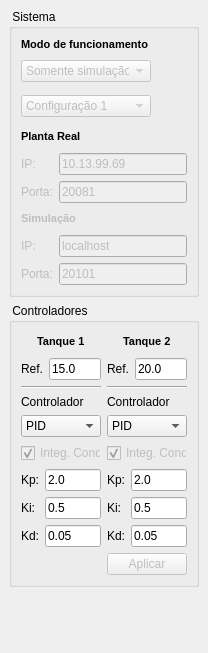
  <widget class="QDockWidget" name="dock">
   <property name="features">
    <set>QDockWidget::DockWidgetMovable|QDockWidget::DockWidgetVerticalTitleBar</set>
   </property>
   <property name="windowTitle">
    <string>Configurações</string>
   </property>
   <attribute name="dockWidgetArea">
    <number>1</number>
   </attribute>
   <widget class="QWidget" name="dockWidgetContents">
    <layout class="QGridLayout" name="gridLayout_5">
     <item row="0" column="0">
      <widget class="QGroupBox" name="group_comunicacao">
       <property name="minimumSize">
        <size>
         <width>190</width>
         <height>0</height>
        </size>
       </property>
       <property name="maximumSize">
        <size>
         <width>190</width>
         <height>16777215</height>
        </size>
       </property>
       <property name="title">
        <string> Sistema </string>
       </property>
       <layout class="QGridLayout" name="gridLayout_3">
        <item row="0" column="0" colspan="2">
         <widget class="QLabel" name="label_23">
          <property name="text">
           <string>&lt;!DOCTYPE HTML PUBLIC &quot;-//W3C//DTD HTML 4.0//EN&quot; &quot;http://www.w3.org/TR/REC-html40/strict.dtd&quot;&gt;
&lt;html&gt;&lt;head&gt;&lt;meta name=&quot;qrichtext&quot; content=&quot;1&quot; /&gt;&lt;style type=&quot;text/css&quot;&gt;
p, li { white-space: pre-wrap; }
&lt;/style&gt;&lt;/head&gt;&lt;body style=&quot; font-family:'MS Shell Dlg 2'; font-size:8.25pt; font-weight:400; font-style:normal;&quot;&gt;
&lt;p style=&quot; margin-top:0px; margin-bottom:0px; margin-left:0px; margin-right:0px; -qt-block-indent:0; text-indent:0px;&quot;&gt;&lt;span style=&quot; font-size:8pt; font-weight:600;&quot;&gt;Modo de funcionamento&lt;/span&gt;&lt;/p&gt;&lt;/body&gt;&lt;/html&gt;</string>
          </property>
         </widget>
        </item>
        <item row="1" column="0" colspan="2">
         <layout class="QHBoxLayout" name="horizontalLayout_20">
          <item>
           <widget class="QComboBox" name="modo_funcionamento">
            <property name="enabled">
             <bool>false</bool>
            </property>
            <property name="currentIndex">
             <number>2</number>
            </property>
            <item>
             <property name="text">
              <string>Planta real e simulação</string>
             </property>
            </item>
            <item>
             <property name="text">
              <string>Somente planta real</string>
             </property>
            </item>
            <item>
             <property name="text">
              <string>Somente simulação</string>
             </property>
            </item>
           </widget>
          </item>
          <item>
           <widget class="QToolButton" name="exibir_modo_funcionamento">
            <property name="enabled">
             <bool>false</bool>
            </property>
            <property name="toolTip">
             <string>Exibir configurações</string>
            </property>
            <property name="icon">
             <iconset resource="../imgs/imgs.qrc">
              <normaloff>:/imgs/help.png</normaloff>:/imgs/help.png</iconset>
            </property>
            <property name="iconSize">
             <size>
              <width>22</width>
              <height>22</height>
             </size>
            </property>
            <property name="autoRaise">
             <bool>true</bool>
            </property>
           </widget>
          </item>
         </layout>
        </item>
        <item row="3" column="0">
         <widget class="QLabel" name="label_7">
          <property name="text">
           <string>&lt;!DOCTYPE HTML PUBLIC &quot;-//W3C//DTD HTML 4.0//EN&quot; &quot;http://www.w3.org/TR/REC-html40/strict.dtd&quot;&gt;
&lt;html&gt;&lt;head&gt;&lt;meta name=&quot;qrichtext&quot; content=&quot;1&quot; /&gt;&lt;style type=&quot;text/css&quot;&gt;
p, li { white-space: pre-wrap; }
&lt;/style&gt;&lt;/head&gt;&lt;body style=&quot; font-family:'MS Shell Dlg 2'; font-size:8.25pt; font-weight:400; font-style:normal;&quot;&gt;
&lt;p style=&quot; margin-top:0px; margin-bottom:0px; margin-left:0px; margin-right:0px; -qt-block-indent:0; text-indent:0px;&quot;&gt;&lt;span style=&quot; font-size:8pt; font-weight:600;&quot;&gt;Planta Real&lt;/span&gt;&lt;/p&gt;&lt;/body&gt;&lt;/html&gt;</string>
          </property>
         </widget>
        </item>
        <item row="3" column="1">
         <spacer name="horizontal_15">
          <property name="orientation">
           <enum>Qt::Horizontal</enum>
          </property>
          <property name="sizeHint" stdset="0">
           <size>
            <width>95</width>
            <height>20</height>
           </size>
          </property>
         </spacer>
        </item>
        <item row="4" column="0" colspan="2">
         <layout class="QHBoxLayout" name="horizontalLayout_10">
          <item>
           <layout class="QVBoxLayout" name="verticalLayout_9">
            <item>
             <widget class="QLabel" name="label_6">
              <property name="enabled">
               <bool>false</bool>
              </property>
              <property name="text">
               <string>IP:</string>
              </property>
             </widget>
            </item>
            <item>
             <widget class="QLabel" name="label_2">
              <property name="enabled">
               <bool>false</bool>
              </property>
              <property name="text">
               <string>Porta:</string>
              </property>
             </widget>
            </item>
           </layout>
          </item>
          <item>
           <layout class="QVBoxLayout" name="verticalLayout_10">
            <item>
             <widget class="QLineEdit" name="ip_real">
              <property name="enabled">
               <bool>false</bool>
              </property>
              <property name="text">
               <string>10.13.99.69</string>
              </property>
             </widget>
            </item>
            <item>
             <widget class="QLineEdit" name="porta_real">
              <property name="enabled">
               <bool>false</bool>
              </property>
              <property name="text">
               <string>20081</string>
              </property>
             </widget>
            </item>
           </layout>
          </item>
         </layout>
        </item>
        <item row="5" column="0">
         <widget class="QLabel" name="label_8">
          <property name="enabled">
           <bool>false</bool>
          </property>
          <property name="text">
           <string>&lt;!DOCTYPE HTML PUBLIC &quot;-//W3C//DTD HTML 4.0//EN&quot; &quot;http://www.w3.org/TR/REC-html40/strict.dtd&quot;&gt;
&lt;html&gt;&lt;head&gt;&lt;meta name=&quot;qrichtext&quot; content=&quot;1&quot; /&gt;&lt;style type=&quot;text/css&quot;&gt;
p, li { white-space: pre-wrap; }
&lt;/style&gt;&lt;/head&gt;&lt;body style=&quot; font-family:'MS Shell Dlg 2'; font-size:8.25pt; font-weight:400; font-style:normal;&quot;&gt;
&lt;p style=&quot; margin-top:0px; margin-bottom:0px; margin-left:0px; margin-right:0px; -qt-block-indent:0; text-indent:0px;&quot;&gt;&lt;span style=&quot; font-size:8pt; font-weight:600;&quot;&gt;Simulação&lt;/span&gt;&lt;/p&gt;&lt;/body&gt;&lt;/html&gt;</string>
          </property>
         </widget>
        </item>
        <item row="5" column="1">
         <spacer name="horizontal_4">
          <property name="orientation">
           <enum>Qt::Horizontal</enum>
          </property>
          <property name="sizeHint" stdset="0">
           <size>
            <width>95</width>
            <height>20</height>
           </size>
          </property>
         </spacer>
        </item>
        <item row="6" column="0" colspan="2">
         <layout class="QHBoxLayout" name="horizontalLayout_11">
          <item>
           <layout class="QVBoxLayout" name="verticalLayout_8">
            <item>
             <widget class="QLabel" name="label_3">
              <property name="enabled">
               <bool>false</bool>
              </property>
              <property name="text">
               <string>IP:</string>
              </property>
             </widget>
            </item>
            <item>
             <widget class="QLabel" name="label_4">
              <property name="enabled">
               <bool>false</bool>
              </property>
              <property name="text">
               <string>Porta:</string>
              </property>
             </widget>
            </item>
           </layout>
          </item>
          <item>
           <layout class="QVBoxLayout" name="verticalLayout_11">
            <item>
             <widget class="QLineEdit" name="ip_simulacao">
              <property name="enabled">
               <bool>false</bool>
              </property>
              <property name="text">
               <string>localhost</string>
              </property>
             </widget>
            </item>
            <item>
             <widget class="QLineEdit" name="porta_simulacao">
              <property name="enabled">
               <bool>false</bool>
              </property>
              <property name="text">
               <string>20101</string>
              </property>
             </widget>
            </item>
           </layout>
          </item>
         </layout>
        </item>
        <item row="2" column="0" colspan="2">
         <layout class="QHBoxLayout" name="horizontalLayout_21">
          <item>
           <widget class="QComboBox" name="configuracao">
            <property name="enabled">
             <bool>false</bool>
            </property>
            <item>
             <property name="text">
              <string>Configuração 1</string>
             </property>
            </item>
            <item>
             <property name="text">
              <string>Configuração 2</string>
             </property>
            </item>
           </widget>
          </item>
          <item>
           <widget class="QToolButton" name="exibir_configuracoes">
            <property name="enabled">
             <bool>false</bool>
            </property>
            <property name="toolTip">
             <string>Exibir configurações</string>
            </property>
            <property name="icon">
             <iconset resource="../imgs/imgs.qrc">
              <normaloff>:/imgs/help.png</normaloff>:/imgs/help.png</iconset>
            </property>
            <property name="iconSize">
             <size>
              <width>22</width>
              <height>22</height>
             </size>
            </property>
            <property name="autoRaise">
             <bool>true</bool>
            </property>
           </widget>
          </item>
         </layout>
        </item>
       </layout>
      </widget>
     </item>
     <item row="1" column="0">
      <widget class="QGroupBox" name="group_controladores">
       <property name="minimumSize">
        <size>
         <width>190</width>
         <height>0</height>
        </size>
       </property>
       <property name="maximumSize">
        <size>
         <width>190</width>
         <height>16777215</height>
        </size>
       </property>
       <property name="title">
        <string> Controladores </string>
       </property>
       <layout class="QGridLayout" name="gridLayout_2">
        <item row="5" column="0">
         <widget class="QCheckBox" name="integ_cond_t1">
          <property name="enabled">
           <bool>false</bool>
          </property>
          <property name="text">
           <string>Integ. Cond.</string>
          </property>
          <property name="checked">
           <bool>true</bool>
          </property>
         </widget>
        </item>
        <item row="7" column="0">
         <spacer name="horizontal_7">
          <property name="orientation">
           <enum>Qt::Horizontal</enum>
          </property>
          <property name="sizeHint" stdset="0">
           <size>
            <width>84</width>
            <height>17</height>
           </size>
          </property>
         </spacer>
        </item>
        <item row="0" column="1">
         <layout class="QHBoxLayout" name="horizontalLayout_5">
          <item>
           <spacer name="horizontal_5">
            <property name="orientation">
             <enum>Qt::Horizontal</enum>
            </property>
            <property name="sizeHint" stdset="0">
             <size>
              <width>13</width>
              <height>20</height>
             </size>
            </property>
           </spacer>
          </item>
          <item>
           <widget class="QLabel" name="label_14">
            <property name="text">
             <string>&lt;!DOCTYPE HTML PUBLIC &quot;-//W3C//DTD HTML 4.0//EN&quot; &quot;http://www.w3.org/TR/REC-html40/strict.dtd&quot;&gt;
&lt;html&gt;&lt;head&gt;&lt;meta name=&quot;qrichtext&quot; content=&quot;1&quot; /&gt;&lt;style type=&quot;text/css&quot;&gt;
p, li { white-space: pre-wrap; }
&lt;/style&gt;&lt;/head&gt;&lt;body style=&quot; font-family:'MS Shell Dlg 2'; font-size:8.25pt; font-weight:400; font-style:normal;&quot;&gt;
&lt;p style=&quot; margin-top:0px; margin-bottom:0px; margin-left:0px; margin-right:0px; -qt-block-indent:0; text-indent:0px;&quot;&gt;&lt;span style=&quot; font-size:8pt; font-weight:600;&quot;&gt;Tanque 2&lt;/span&gt;&lt;/p&gt;&lt;/body&gt;&lt;/html&gt;</string>
            </property>
           </widget>
          </item>
          <item>
           <spacer name="horizontal_2">
            <property name="orientation">
             <enum>Qt::Horizontal</enum>
            </property>
            <property name="sizeHint" stdset="0">
             <size>
              <width>13</width>
              <height>20</height>
             </size>
            </property>
           </spacer>
          </item>
         </layout>
        </item>
        <item row="7" column="1">
         <widget class="QPushButton" name="aplicar_controladores">
          <property name="enabled">
           <bool>false</bool>
          </property>
          <property name="maximumSize">
           <size>
            <width>80</width>
            <height>16777215</height>
           </size>
          </property>
          <property name="text">
           <string>Aplicar</string>
          </property>
         </widget>
        </item>
        <item row="0" column="0">
         <layout class="QHBoxLayout" name="horizontalLayout_6">
          <item>
           <spacer name="horizontal_9">
            <property name="orientation">
             <enum>Qt::Horizontal</enum>
            </property>
            <property name="sizeHint" stdset="0">
             <size>
              <width>13</width>
              <height>20</height>
             </size>
            </property>
           </spacer>
          </item>
          <item>
           <widget class="QLabel" name="label_13">
            <property name="text">
             <string>&lt;!DOCTYPE HTML PUBLIC &quot;-//W3C//DTD HTML 4.0//EN&quot; &quot;http://www.w3.org/TR/REC-html40/strict.dtd&quot;&gt;
&lt;html&gt;&lt;head&gt;&lt;meta name=&quot;qrichtext&quot; content=&quot;1&quot; /&gt;&lt;style type=&quot;text/css&quot;&gt;
p, li { white-space: pre-wrap; }
&lt;/style&gt;&lt;/head&gt;&lt;body style=&quot; font-family:'MS Shell Dlg 2'; font-size:8.25pt; font-weight:400; font-style:normal;&quot;&gt;
&lt;p style=&quot; margin-top:0px; margin-bottom:0px; margin-left:0px; margin-right:0px; -qt-block-indent:0; text-indent:0px;&quot;&gt;&lt;span style=&quot; font-size:8pt; font-weight:600;&quot;&gt;Tanque 1&lt;/span&gt;&lt;/p&gt;&lt;/body&gt;&lt;/html&gt;</string>
            </property>
           </widget>
          </item>
          <item>
           <spacer name="horizontal_16">
            <property name="orientation">
             <enum>Qt::Horizontal</enum>
            </property>
            <property name="sizeHint" stdset="0">
             <size>
              <width>13</width>
              <height>20</height>
             </size>
            </property>
           </spacer>
          </item>
         </layout>
        </item>
        <item row="1" column="0">
         <layout class="QHBoxLayout" name="horizontalLayout_18">
          <item>
           <widget class="QLabel" name="label_19">
            <property name="text">
             <string>Ref.</string>
            </property>
           </widget>
          </item>
          <item>
           <widget class="QLineEdit" name="referencia_t1">
            <property name="text">
             <string>15.0</string>
            </property>
           </widget>
          </item>
         </layout>
        </item>
        <item row="5" column="1">
         <widget class="QCheckBox" name="integ_cond_t2">
          <property name="enabled">
           <bool>false</bool>
          </property>
          <property name="text">
           <string>Integ. Cond.</string>
          </property>
          <property name="checked">
           <bool>true</bool>
          </property>
         </widget>
        </item>
        <item row="3" column="0">
         <widget class="QLabel" name="label_21">
          <property name="text">
           <string>Controlador</string>
          </property>
         </widget>
        </item>
        <item row="3" column="1">
         <widget class="QLabel" name="label_22">
          <property name="text">
           <string>Controlador</string>
          </property>
         </widget>
        </item>
        <item row="6" column="1">
         <layout class="QHBoxLayout" name="horizontalLayout_8">
          <item>
           <layout class="QVBoxLayout" name="verticalLayout_5">
            <item>
             <widget class="QLabel" name="label_16">
              <property name="text">
               <string>Kp:</string>
              </property>
             </widget>
            </item>
            <item>
             <widget class="QLabel" name="label_15">
              <property name="text">
               <string>Ki:</string>
              </property>
             </widget>
            </item>
            <item>
             <widget class="QLabel" name="label_17">
              <property name="text">
               <string>Kd:</string>
              </property>
             </widget>
            </item>
           </layout>
          </item>
          <item>
           <layout class="QVBoxLayout" name="verticalLayout_2">
            <item>
             <widget class="QLineEdit" name="kp_t2">
              <property name="text">
               <string>2.0</string>
              </property>
             </widget>
            </item>
            <item>
             <widget class="QLineEdit" name="ki_t2">
              <property name="text">
               <string>0.5</string>
              </property>
             </widget>
            </item>
            <item>
             <widget class="QLineEdit" name="kd_t2">
              <property name="text">
               <string>0.05</string>
              </property>
             </widget>
            </item>
           </layout>
          </item>
         </layout>
        </item>
        <item row="2" column="1">
         <widget class="Line" name="line_3">
          <property name="orientation">
           <enum>Qt::Horizontal</enum>
          </property>
         </widget>
        </item>
        <item row="6" column="0">
         <layout class="QHBoxLayout" name="horizontalLayout_7">
          <item>
           <layout class="QVBoxLayout" name="verticalLayout_4">
            <item>
             <widget class="QLabel" name="label_10">
              <property name="text">
               <string>Kp:</string>
              </property>
             </widget>
            </item>
            <item>
             <widget class="QLabel" name="label_11">
              <property name="text">
               <string>Ki:</string>
              </property>
             </widget>
            </item>
            <item>
             <widget class="QLabel" name="label_12">
              <property name="text">
               <string>Kd:</string>
              </property>
             </widget>
            </item>
           </layout>
          </item>
          <item>
           <layout class="QVBoxLayout" name="verticalLayout_3">
            <item>
             <widget class="QLineEdit" name="kp_t1">
              <property name="text">
               <string>2.0</string>
              </property>
             </widget>
            </item>
            <item>
             <widget class="QLineEdit" name="ki_t1">
              <property name="text">
               <string>0.5</string>
              </property>
             </widget>
            </item>
            <item>
             <widget class="QLineEdit" name="kd_t1">
              <property name="text">
               <string>0.05</string>
              </property>
             </widget>
            </item>
           </layout>
          </item>
         </layout>
        </item>
        <item row="2" column="0">
         <widget class="Line" name="line_2">
          <property name="orientation">
           <enum>Qt::Horizontal</enum>
          </property>
         </widget>
        </item>
        <item row="4" column="0">
         <widget class="QComboBox" name="tipo_controlador_t1">
          <property name="currentIndex">
           <number>3</number>
          </property>
          <item>
           <property name="text">
            <string>P</string>
           </property>
          </item>
          <item>
           <property name="text">
            <string>PI</string>
           </property>
          </item>
          <item>
           <property name="text">
            <string>PD</string>
           </property>
          </item>
          <item>
           <property name="text">
            <string>PID</string>
           </property>
          </item>
          <item>
           <property name="text">
            <string>PI-D</string>
           </property>
          </item>
         </widget>
        </item>
        <item row="1" column="1">
         <layout class="QHBoxLayout" name="horizontalLayout_19">
          <item>
           <widget class="QLabel" name="label_20">
            <property name="text">
             <string>Ref.</string>
            </property>
           </widget>
          </item>
          <item>
           <widget class="QLineEdit" name="referencia_t2">
            <property name="text">
             <string>20.0</string>
            </property>
           </widget>
          </item>
         </layout>
        </item>
        <item row="4" column="1">
         <widget class="QComboBox" name="tipo_controlador_t2">
          <property name="currentIndex">
           <number>3</number>
          </property>
          <item>
           <property name="text">
            <string>P</string>
           </property>
          </item>
          <item>
           <property name="text">
            <string>PI</string>
           </property>
          </item>
          <item>
           <property name="text">
            <string>PD</string>
           </property>
          </item>
          <item>
           <property name="text">
            <string>PID</string>
           </property>
          </item>
          <item>
           <property name="text">
            <string>PI-D</string>
           </property>
          </item>
         </widget>
        </item>
       </layout>
      </widget>
     </item>
     <item row="2" column="0">
      <layout class="QHBoxLayout" name="horizontalLayout_12">
       <item>
        <spacer name="horizontalSpacer_2">
         <property name="orientation">
          <enum>Qt::Horizontal</enum>
         </property>
         <property name="sizeHint" stdset="0">
          <size>
           <width>21</width>
           <height>20</height>
          </size>
         </property>
        </spacer>
       </item>
       <item>
        <widget class="QToolButton" name="salvar">
         <property name="toolTip">
          <string>Salvar dados</string>
         </property>
         <property name="icon">
          <iconset resource="../imgs/imgs.qrc">
           <normaloff>:/imgs/save_all.png</normaloff>:/imgs/save_all.png</iconset>
         </property>
         <property name="iconSize">
          <size>
           <width>32</width>
           <height>32</height>
          </size>
         </property>
         <property name="autoRaise">
          <bool>true</bool>
         </property>
        </widget>
       </item>
       <item>
        <widget class="QToolButton" name="imprimir">
         <property name="toolTip">
          <string>Imprimir imagens</string>
         </property>
         <property name="icon">
          <iconset resource="../imgs/imgs.qrc">
           <normaloff>:/imgs/printer.png</normaloff>:/imgs/printer.png</iconset>
         </property>
         <property name="iconSize">
          <size>
           <width>32</width>
           <height>32</height>
          </size>
         </property>
         <property name="autoRaise">
          <bool>true</bool>
         </property>
        </widget>
       </item>
       <item>
        <widget class="QToolButton" name="exportar">
         <property name="toolTip">
          <string>Exportar imagens</string>
         </property>
         <property name="icon">
          <iconset resource="../imgs/imgs.qrc">
           <normaloff>:/imgs/svg.png</normaloff>:/imgs/svg.png</iconset>
         </property>
         <property name="iconSize">
          <size>
           <width>32</width>
           <height>32</height>
          </size>
         </property>
         <property name="autoRaise">
          <bool>true</bool>
         </property>
        </widget>
       </item>
       <item>
        <spacer name="horizontalSpacer">
         <property name="orientation">
          <enum>Qt::Horizontal</enum>
         </property>
         <property name="sizeHint" stdset="0">
          <size>
           <width>22</width>
           <height>20</height>
          </size>
         </property>
        </spacer>
       </item>
      </layout>
     </item>
     <item row="3" column="0">
      <spacer name="verticalSpacer">
       <property name="orientation">
        <enum>Qt::Vertical</enum>
       </property>
       <property name="sizeHint" stdset="0">
        <size>
         <width>187</width>
         <height>12</height>
        </size>
       </property>
      </spacer>
     </item>
    </layout>
   </widget>
  </widget>
